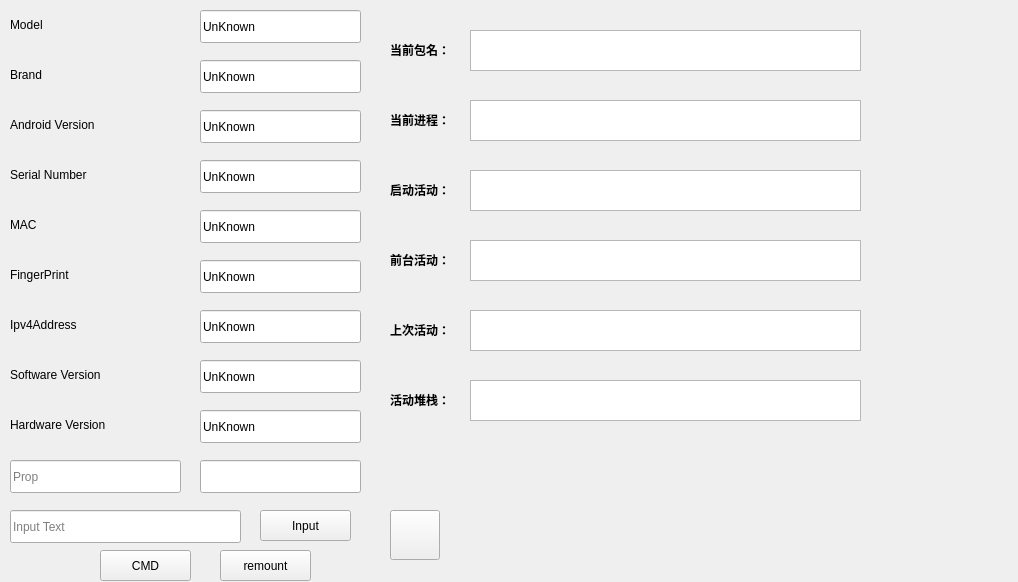
<?xml version="1.0" encoding="UTF-8"?>
<ui version="4.0">
 <class>Form</class>
 <widget class="QWidget" name="Form">
  <property name="geometry">
   <rect>
    <x>0</x>
    <y>0</y>
    <width>1018</width>
    <height>582</height>
   </rect>
  </property>
  <property name="windowTitle">
   <string>Form</string>
  </property>
  <widget class="CardWidget" name="CardWidget">
   <property name="geometry">
    <rect>
     <x>0</x>
     <y>0</y>
     <width>371</width>
     <height>581</height>
    </rect>
   </property>
   <widget class="StrongBodyLabel" name="StrongBodyLabel">
    <property name="geometry">
     <rect>
      <x>10</x>
      <y>15</y>
      <width>113</width>
      <height>19</height>
     </rect>
    </property>
    <property name="text">
     <string>Model</string>
    </property>
   </widget>
   <widget class="StrongBodyLabel" name="StrongBodyLabel_2">
    <property name="geometry">
     <rect>
      <x>10</x>
      <y>65</y>
      <width>113</width>
      <height>19</height>
     </rect>
    </property>
    <property name="text">
     <string>Brand</string>
    </property>
   </widget>
   <widget class="StrongBodyLabel" name="StrongBodyLabel_3">
    <property name="geometry">
     <rect>
      <x>10</x>
      <y>115</y>
      <width>121</width>
      <height>19</height>
     </rect>
    </property>
    <property name="text">
     <string>Android Version</string>
    </property>
   </widget>
   <widget class="StrongBodyLabel" name="StrongBodyLabel_6">
    <property name="geometry">
     <rect>
      <x>10</x>
      <y>265</y>
      <width>131</width>
      <height>19</height>
     </rect>
    </property>
    <property name="text">
     <string>FingerPrint</string>
    </property>
   </widget>
   <widget class="StrongBodyLabel" name="StrongBodyLabel_7">
    <property name="geometry">
     <rect>
      <x>10</x>
      <y>315</y>
      <width>131</width>
      <height>19</height>
     </rect>
    </property>
    <property name="text">
     <string>Ipv4Address</string>
    </property>
   </widget>
   <widget class="LineEdit" name="model">
    <property name="geometry">
     <rect>
      <x>200</x>
      <y>10</y>
      <width>161</width>
      <height>33</height>
     </rect>
    </property>
    <property name="text">
     <string>UnKnown</string>
    </property>
    <property name="readOnly">
     <bool>true</bool>
    </property>
   </widget>
   <widget class="LineEdit" name="brand">
    <property name="geometry">
     <rect>
      <x>200</x>
      <y>60</y>
      <width>161</width>
      <height>33</height>
     </rect>
    </property>
    <property name="text">
     <string>UnKnown</string>
    </property>
    <property name="readOnly">
     <bool>true</bool>
    </property>
   </widget>
   <widget class="LineEdit" name="android_version">
    <property name="geometry">
     <rect>
      <x>200</x>
      <y>110</y>
      <width>161</width>
      <height>33</height>
     </rect>
    </property>
    <property name="text">
     <string>UnKnown</string>
    </property>
    <property name="readOnly">
     <bool>true</bool>
    </property>
   </widget>
   <widget class="LineEdit" name="fingerprint">
    <property name="geometry">
     <rect>
      <x>200</x>
      <y>260</y>
      <width>161</width>
      <height>33</height>
     </rect>
    </property>
    <property name="text">
     <string>UnKnown</string>
    </property>
    <property name="readOnly">
     <bool>true</bool>
    </property>
   </widget>
   <widget class="LineEdit" name="ipv4">
    <property name="geometry">
     <rect>
      <x>200</x>
      <y>310</y>
      <width>161</width>
      <height>33</height>
     </rect>
    </property>
    <property name="text">
     <string>UnKnown</string>
    </property>
    <property name="readOnly">
     <bool>true</bool>
    </property>
   </widget>
   <widget class="LineEdit" name="output_prop">
    <property name="geometry">
     <rect>
      <x>200</x>
      <y>460</y>
      <width>161</width>
      <height>33</height>
     </rect>
    </property>
    <property name="text">
     <string/>
    </property>
    <property name="readOnly">
     <bool>true</bool>
    </property>
   </widget>
   <widget class="SearchLineEdit" name="search_prop">
    <property name="geometry">
     <rect>
      <x>10</x>
      <y>460</y>
      <width>171</width>
      <height>33</height>
     </rect>
    </property>
    <property name="placeholderText">
     <string>Prop</string>
    </property>
   </widget>
   <widget class="StrongBodyLabel" name="StrongBodyLabel_8">
    <property name="geometry">
     <rect>
      <x>10</x>
      <y>165</y>
      <width>131</width>
      <height>19</height>
     </rect>
    </property>
    <property name="text">
     <string>Serial Number</string>
    </property>
   </widget>
   <widget class="LineEdit" name="sn">
    <property name="geometry">
     <rect>
      <x>200</x>
      <y>160</y>
      <width>161</width>
      <height>33</height>
     </rect>
    </property>
    <property name="text">
     <string>UnKnown</string>
    </property>
    <property name="readOnly">
     <bool>true</bool>
    </property>
   </widget>
   <widget class="LineEdit" name="mac">
    <property name="geometry">
     <rect>
      <x>200</x>
      <y>210</y>
      <width>161</width>
      <height>33</height>
     </rect>
    </property>
    <property name="text">
     <string>UnKnown</string>
    </property>
    <property name="readOnly">
     <bool>true</bool>
    </property>
   </widget>
   <widget class="StrongBodyLabel" name="StrongBodyLabel_9">
    <property name="geometry">
     <rect>
      <x>10</x>
      <y>215</y>
      <width>131</width>
      <height>19</height>
     </rect>
    </property>
    <property name="text">
     <string>MAC</string>
    </property>
   </widget>
   <widget class="StrongBodyLabel" name="StrongBodyLabel_4">
    <property name="geometry">
     <rect>
      <x>10</x>
      <y>365</y>
      <width>131</width>
      <height>19</height>
     </rect>
    </property>
    <property name="text">
     <string>Software Version</string>
    </property>
   </widget>
   <widget class="LineEdit" name="hw">
    <property name="geometry">
     <rect>
      <x>200</x>
      <y>410</y>
      <width>161</width>
      <height>33</height>
     </rect>
    </property>
    <property name="text">
     <string>UnKnown</string>
    </property>
    <property name="readOnly">
     <bool>true</bool>
    </property>
   </widget>
   <widget class="StrongBodyLabel" name="StrongBodyLabel_5">
    <property name="geometry">
     <rect>
      <x>10</x>
      <y>415</y>
      <width>131</width>
      <height>19</height>
     </rect>
    </property>
    <property name="text">
     <string>Hardware Version</string>
    </property>
   </widget>
   <widget class="LineEdit" name="sw">
    <property name="geometry">
     <rect>
      <x>200</x>
      <y>360</y>
      <width>161</width>
      <height>33</height>
     </rect>
    </property>
    <property name="text">
     <string>UnKnown</string>
    </property>
    <property name="readOnly">
     <bool>true</bool>
    </property>
   </widget>
   <widget class="PrimaryPushButton" name="button_input">
    <property name="geometry">
     <rect>
      <x>260</x>
      <y>510</y>
      <width>91</width>
      <height>31</height>
     </rect>
    </property>
    <property name="styleSheet">
     <string notr="true">PushButton, ToolButton, ToggleButton, ToggleToolButton {
    color: black;
    background: rgba(255, 255, 255, 0.7);
    border: 1px solid rgba(0, 0, 0, 0.073);
    border-bottom: 1px solid rgba(0, 0, 0, 0.183);
    border-radius: 15px;
    /* font: 14px 'Segoe UI', 'Microsoft YaHei'; */
    padding: 5px 12px 6px 12px;
	font-size: 13px;
	font-weight:bold;
    outline: none;
}
PushButton[hasIcon=false] {
    padding: 5px 12px 6px 12px;
}
PushButton[hasIcon=true] {
    padding: 5px 12px 6px 36px;
}
PushButton:hover, ToolButton:hover, ToggleButton:hover, ToggleToolButton:hover {
    background: rgba(249, 249, 249, 0.5);
}
PushButton:pressed, ToolButton:pressed, ToggleButton:pressed, ToggleToolButton:pressed {
    color: rgba(0, 0, 0, 0.63);
    background: rgba(249, 249, 249, 0.3);
    border-bottom: 1px solid rgba(0, 0, 0, 0.073);
}
PushButton:disabled, ToolButton:disabled, ToggleButton:disabled, ToggleToolButton:disabled {
    color: rgba(0, 0, 0, 0.36);
    background: rgba(249, 249, 249, 0.3);
    border: 1px solid rgba(0, 0, 0, 0.06);
    border-bottom: 1px solid rgba(0, 0, 0, 0.06);
}
PrimaryPushButton,
PrimaryToolButton,
ToggleButton:checked,
ToggleToolButton:checked {
    color: white;
    background-color: #009faa;
    border: 1px solid #00a7b3;
    border-bottom: 1px solid #007780;
}
PrimaryPushButton:hover,
PrimaryToolButton:hover,
ToggleButton:checked:hover,
ToggleToolButton:checked:hover {
    background-color: #00a7b3;
    border: 1px solid #2daab3;
    border-bottom: 1px solid #007780;
}
PrimaryPushButton:pressed,
PrimaryToolButton:pressed,
ToggleButton:checked:pressed,
ToggleToolButton:checked:pressed {
    color: rgba(255, 255, 255, 0.63);
    background-color: #3eabb3;
    border: 1px solid #3eabb3;
}
PrimaryPushButton:disabled,
PrimaryToolButton:disabled,
ToggleButton:checked:disabled,
ToggleToolButton:checked:disabled {
    color: rgba(255, 255, 255, 0.9);
    background-color: rgb(205, 205, 205);
    border: 1px solid rgb(205, 205, 205);
}</string>
    </property>
    <property name="text">
     <string>Input</string>
    </property>
   </widget>
   <widget class="LineEdit" name="input_text">
    <property name="geometry">
     <rect>
      <x>10</x>
      <y>510</y>
      <width>231</width>
      <height>33</height>
     </rect>
    </property>
    <property name="text">
     <string/>
    </property>
    <property name="readOnly">
     <bool>false</bool>
    </property>
    <property name="placeholderText">
     <string>Input Text</string>
    </property>
   </widget>
   <widget class="PrimaryPushButton" name="button_cmd">
    <property name="geometry">
     <rect>
      <x>100</x>
      <y>550</y>
      <width>91</width>
      <height>31</height>
     </rect>
    </property>
    <property name="styleSheet">
     <string notr="true">PushButton, ToolButton, ToggleButton, ToggleToolButton {
    color: black;
    background: rgba(255, 255, 255, 0.7);
    border: 1px solid rgba(0, 0, 0, 0.073);
    border-bottom: 1px solid rgba(0, 0, 0, 0.183);
    border-radius: 15px;
    /* font: 14px 'Segoe UI', 'Microsoft YaHei'; */
    padding: 5px 12px 6px 12px;
	font-size: 13px;
	font-weight:bold;
    outline: none;
}
PushButton[hasIcon=false] {
    padding: 5px 12px 6px 12px;
}
PushButton[hasIcon=true] {
    padding: 5px 12px 6px 36px;
}
PushButton:hover, ToolButton:hover, ToggleButton:hover, ToggleToolButton:hover {
    background: rgba(249, 249, 249, 0.5);
}
PushButton:pressed, ToolButton:pressed, ToggleButton:pressed, ToggleToolButton:pressed {
    color: rgba(0, 0, 0, 0.63);
    background: rgba(249, 249, 249, 0.3);
    border-bottom: 1px solid rgba(0, 0, 0, 0.073);
}
PushButton:disabled, ToolButton:disabled, ToggleButton:disabled, ToggleToolButton:disabled {
    color: rgba(0, 0, 0, 0.36);
    background: rgba(249, 249, 249, 0.3);
    border: 1px solid rgba(0, 0, 0, 0.06);
    border-bottom: 1px solid rgba(0, 0, 0, 0.06);
}
PrimaryPushButton,
PrimaryToolButton,
ToggleButton:checked,
ToggleToolButton:checked {
    color: white;
    background-color: #009faa;
    border: 1px solid #00a7b3;
    border-bottom: 1px solid #007780;
}
PrimaryPushButton:hover,
PrimaryToolButton:hover,
ToggleButton:checked:hover,
ToggleToolButton:checked:hover {
    background-color: #00a7b3;
    border: 1px solid #2daab3;
    border-bottom: 1px solid #007780;
}
PrimaryPushButton:pressed,
PrimaryToolButton:pressed,
ToggleButton:checked:pressed,
ToggleToolButton:checked:pressed {
    color: rgba(255, 255, 255, 0.63);
    background-color: #3eabb3;
    border: 1px solid #3eabb3;
}
PrimaryPushButton:disabled,
PrimaryToolButton:disabled,
ToggleButton:checked:disabled,
ToggleToolButton:checked:disabled {
    color: rgba(255, 255, 255, 0.9);
    background-color: rgb(205, 205, 205);
    border: 1px solid rgb(205, 205, 205);
}</string>
    </property>
    <property name="text">
     <string>CMD</string>
    </property>
   </widget>
   <widget class="PrimaryPushButton" name="button_remount">
    <property name="geometry">
     <rect>
      <x>220</x>
      <y>550</y>
      <width>91</width>
      <height>31</height>
     </rect>
    </property>
    <property name="styleSheet">
     <string notr="true">PushButton, ToolButton, ToggleButton, ToggleToolButton {
    color: black;
    background: rgba(255, 255, 255, 0.7);
    border: 1px solid rgba(0, 0, 0, 0.073);
    border-bottom: 1px solid rgba(0, 0, 0, 0.183);
    border-radius: 15px;
    /* font: 14px 'Segoe UI', 'Microsoft YaHei'; */
    padding: 5px 12px 6px 12px;
	font-size: 13px;
	font-weight:bold;
    outline: none;
}
PushButton[hasIcon=false] {
    padding: 5px 12px 6px 12px;
}
PushButton[hasIcon=true] {
    padding: 5px 12px 6px 36px;
}
PushButton:hover, ToolButton:hover, ToggleButton:hover, ToggleToolButton:hover {
    background: rgba(249, 249, 249, 0.5);
}
PushButton:pressed, ToolButton:pressed, ToggleButton:pressed, ToggleToolButton:pressed {
    color: rgba(0, 0, 0, 0.63);
    background: rgba(249, 249, 249, 0.3);
    border-bottom: 1px solid rgba(0, 0, 0, 0.073);
}
PushButton:disabled, ToolButton:disabled, ToggleButton:disabled, ToggleToolButton:disabled {
    color: rgba(0, 0, 0, 0.36);
    background: rgba(249, 249, 249, 0.3);
    border: 1px solid rgba(0, 0, 0, 0.06);
    border-bottom: 1px solid rgba(0, 0, 0, 0.06);
}
PrimaryPushButton,
PrimaryToolButton,
ToggleButton:checked,
ToggleToolButton:checked {
    color: white;
    background-color: #009faa;
    border: 1px solid #00a7b3;
    border-bottom: 1px solid #007780;
}
PrimaryPushButton:hover,
PrimaryToolButton:hover,
ToggleButton:checked:hover,
ToggleToolButton:checked:hover {
    background-color: #00a7b3;
    border: 1px solid #2daab3;
    border-bottom: 1px solid #007780;
}
PrimaryPushButton:pressed,
PrimaryToolButton:pressed,
ToggleButton:checked:pressed,
ToggleToolButton:checked:pressed {
    color: rgba(255, 255, 255, 0.63);
    background-color: #3eabb3;
    border: 1px solid #3eabb3;
}
PrimaryPushButton:disabled,
PrimaryToolButton:disabled,
ToggleButton:checked:disabled,
ToggleToolButton:checked:disabled {
    color: rgba(255, 255, 255, 0.9);
    background-color: rgb(205, 205, 205);
    border: 1px solid rgb(205, 205, 205);
}</string>
    </property>
    <property name="text">
     <string>remount</string>
    </property>
   </widget>
  </widget>
  <widget class="CardWidget" name="CardWidget_2">
   <property name="geometry">
    <rect>
     <x>370</x>
     <y>0</y>
     <width>651</width>
     <height>581</height>
    </rect>
   </property>
   <widget class="StrongBodyLabel" name="StrongBodyLabel_15">
    <property name="geometry">
     <rect>
      <x>20</x>
      <y>390</y>
      <width>71</width>
      <height>19</height>
     </rect>
    </property>
    <property name="styleSheet">
     <string notr="true">font-weight:bold;
</string>
    </property>
    <property name="text">
     <string>活动堆栈：</string>
    </property>
   </widget>
   <widget class="StrongBodyLabel" name="StrongBodyLabel_14">
    <property name="geometry">
     <rect>
      <x>20</x>
      <y>320</y>
      <width>71</width>
      <height>19</height>
     </rect>
    </property>
    <property name="styleSheet">
     <string notr="true">font-weight:bold;
</string>
    </property>
    <property name="text">
     <string>上次活动：</string>
    </property>
   </widget>
   <widget class="StrongBodyLabel" name="StrongBodyLabel_13">
    <property name="geometry">
     <rect>
      <x>20</x>
      <y>250</y>
      <width>71</width>
      <height>19</height>
     </rect>
    </property>
    <property name="styleSheet">
     <string notr="true">font-weight:bold;
</string>
    </property>
    <property name="text">
     <string>前台活动：</string>
    </property>
   </widget>
   <widget class="StrongBodyLabel" name="StrongBodyLabel_12">
    <property name="geometry">
     <rect>
      <x>20</x>
      <y>180</y>
      <width>71</width>
      <height>19</height>
     </rect>
    </property>
    <property name="styleSheet">
     <string notr="true">font-weight:bold;
</string>
    </property>
    <property name="text">
     <string>启动活动：</string>
    </property>
   </widget>
   <widget class="StrongBodyLabel" name="StrongBodyLabel_11">
    <property name="geometry">
     <rect>
      <x>20</x>
      <y>110</y>
      <width>71</width>
      <height>19</height>
     </rect>
    </property>
    <property name="styleSheet">
     <string notr="true">font-weight:bold;
</string>
    </property>
    <property name="text">
     <string>当前进程：</string>
    </property>
   </widget>
   <widget class="StrongBodyLabel" name="StrongBodyLabel_10">
    <property name="geometry">
     <rect>
      <x>20</x>
      <y>40</y>
      <width>71</width>
      <height>19</height>
     </rect>
    </property>
    <property name="styleSheet">
     <string notr="true">font-weight:bold;
</string>
    </property>
    <property name="text">
     <string>当前包名：</string>
    </property>
   </widget>
   <widget class="TextEdit" name="show_6">
    <property name="geometry">
     <rect>
      <x>100</x>
      <y>380</y>
      <width>391</width>
      <height>41</height>
     </rect>
    </property>
    <property name="readOnly">
     <bool>true</bool>
    </property>
   </widget>
   <widget class="PrimaryPushButton" name="button_refresh">
    <property name="geometry">
     <rect>
      <x>20</x>
      <y>510</y>
      <width>50</width>
      <height>50</height>
     </rect>
    </property>
    <property name="minimumSize">
     <size>
      <width>50</width>
      <height>50</height>
     </size>
    </property>
    <property name="maximumSize">
     <size>
      <width>50</width>
      <height>50</height>
     </size>
    </property>
    <property name="styleSheet">
     <string notr="true">PushButton, ToolButton, ToggleButton, ToggleToolButton {
    color: black;
    background: rgba(255, 255, 255, 0.7);
    border: 1px solid rgba(0, 0, 0, 0.073);
    border-bottom: 1px solid rgba(0, 0, 0, 0.183);
    border-radius: 25px;
    /* font: 14px 'Segoe UI', 'Microsoft YaHei'; */
    padding: 5px 12px 6px 12px;
	font-size:1px;
    outline: none;
}
PushButton[hasIcon=false] {
    padding: 5px 12px 6px 12px;
}
PushButton[hasIcon=true] {
    padding: 5px 12px 6px 36px;
}
PushButton:hover, ToolButton:hover, ToggleButton:hover, ToggleToolButton:hover {
    background: rgba(249, 249, 249, 0.5);
}
PushButton:pressed, ToolButton:pressed, ToggleButton:pressed, ToggleToolButton:pressed {
    color: rgba(0, 0, 0, 0.63);
    background: rgba(249, 249, 249, 0.3);
    border-bottom: 1px solid rgba(0, 0, 0, 0.073);
}
PushButton:disabled, ToolButton:disabled, ToggleButton:disabled, ToggleToolButton:disabled {
    color: rgba(0, 0, 0, 0.36);
    background: rgba(249, 249, 249, 0.3);
    border: 1px solid rgba(0, 0, 0, 0.06);
    border-bottom: 1px solid rgba(0, 0, 0, 0.06);
}
PrimaryPushButton,
PrimaryToolButton,
ToggleButton:checked,
ToggleToolButton:checked {
    color: white;
    background-color: #009faa;
    border: 1px solid #00a7b3;
    border-bottom: 1px solid #007780;
}
PrimaryPushButton:hover,
PrimaryToolButton:hover,
ToggleButton:checked:hover,
ToggleToolButton:checked:hover {
    background-color: #00a7b3;
    border: 1px solid #2daab3;
    border-bottom: 1px solid #007780;
}
PrimaryPushButton:pressed,
PrimaryToolButton:pressed,
ToggleButton:checked:pressed,
ToggleToolButton:checked:pressed {
    color: rgba(255, 255, 255, 0.63);
    background-color: #3eabb3;
    border: 1px solid #3eabb3;
}
PrimaryPushButton:disabled,
PrimaryToolButton:disabled,
ToggleButton:checked:disabled,
ToggleToolButton:checked:disabled {
    color: rgba(255, 255, 255, 0.9);
    background-color: rgb(205, 205, 205);
    border: 1px solid rgb(205, 205, 205);
}</string>
    </property>
    <property name="text">
     <string/>
    </property>
   </widget>
   <widget class="TextEdit" name="show_5">
    <property name="geometry">
     <rect>
      <x>100</x>
      <y>310</y>
      <width>391</width>
      <height>41</height>
     </rect>
    </property>
    <property name="readOnly">
     <bool>true</bool>
    </property>
   </widget>
   <widget class="TextEdit" name="show_4">
    <property name="geometry">
     <rect>
      <x>100</x>
      <y>240</y>
      <width>391</width>
      <height>41</height>
     </rect>
    </property>
    <property name="readOnly">
     <bool>true</bool>
    </property>
   </widget>
   <widget class="TextEdit" name="show_1">
    <property name="geometry">
     <rect>
      <x>100</x>
      <y>30</y>
      <width>391</width>
      <height>41</height>
     </rect>
    </property>
    <property name="readOnly">
     <bool>true</bool>
    </property>
   </widget>
   <widget class="TextEdit" name="show_2">
    <property name="geometry">
     <rect>
      <x>100</x>
      <y>100</y>
      <width>391</width>
      <height>41</height>
     </rect>
    </property>
    <property name="readOnly">
     <bool>true</bool>
    </property>
   </widget>
   <widget class="TextEdit" name="show_3">
    <property name="geometry">
     <rect>
      <x>100</x>
      <y>170</y>
      <width>391</width>
      <height>41</height>
     </rect>
    </property>
    <property name="readOnly">
     <bool>true</bool>
    </property>
   </widget>
  </widget>
 </widget>
 <customwidgets>
  <customwidget>
   <class>PushButton</class>
   <extends>QPushButton</extends>
   <header>qfluentwidgets</header>
  </customwidget>
  <customwidget>
   <class>PrimaryPushButton</class>
   <extends>PushButton</extends>
   <header>qfluentwidgets</header>
  </customwidget>
  <customwidget>
   <class>CardWidget</class>
   <extends>QFrame</extends>
   <header>qfluentwidgets</header>
   <container>1</container>
  </customwidget>
  <customwidget>
   <class>StrongBodyLabel</class>
   <extends>QLabel</extends>
   <header>qfluentwidgets</header>
  </customwidget>
  <customwidget>
   <class>LineEdit</class>
   <extends>QLineEdit</extends>
   <header>qfluentwidgets</header>
  </customwidget>
  <customwidget>
   <class>SearchLineEdit</class>
   <extends>LineEdit</extends>
   <header>qfluentwidgets</header>
  </customwidget>
  <customwidget>
   <class>TextEdit</class>
   <extends>QTextEdit</extends>
   <header>qfluentwidgets</header>
  </customwidget>
 </customwidgets>
 <resources/>
 <connections/>
</ui>
